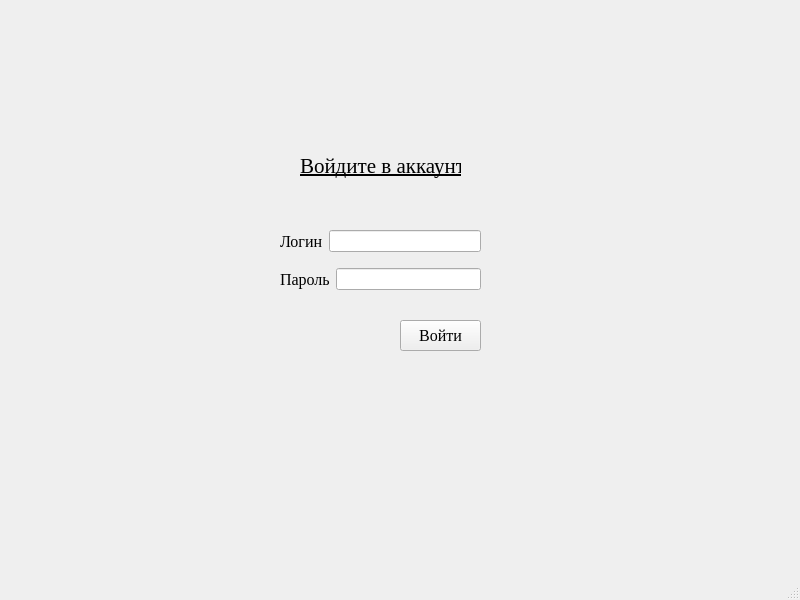
<?xml version="1.0" encoding="UTF-8"?>
<ui version="4.0">
 <class>LoginWindow</class>
 <widget class="QMainWindow" name="LoginWindow">
  <property name="geometry">
   <rect>
    <x>0</x>
    <y>0</y>
    <width>800</width>
    <height>600</height>
   </rect>
  </property>
  <property name="windowTitle">
   <string>LoginWindow</string>
  </property>
  <property name="autoFillBackground">
   <bool>false</bool>
  </property>
  <widget class="QWidget" name="centralwidget">
   <widget class="QLabel" name="label_3">
    <property name="geometry">
     <rect>
      <x>300</x>
      <y>150</y>
      <width>161</width>
      <height>31</height>
     </rect>
    </property>
    <property name="font">
     <font>
      <family>Times New Roman</family>
      <pointsize>16</pointsize>
      <underline>true</underline>
     </font>
    </property>
    <property name="text">
     <string>Войдите в аккаунт</string>
    </property>
   </widget>
   <widget class="QPushButton" name="pushButton">
    <property name="geometry">
     <rect>
      <x>400</x>
      <y>320</y>
      <width>81</width>
      <height>31</height>
     </rect>
    </property>
    <property name="font">
     <font>
      <family>Times New Roman</family>
      <pointsize>12</pointsize>
     </font>
    </property>
    <property name="text">
     <string>Войти</string>
    </property>
   </widget>
   <widget class="QWidget" name="layoutWidget">
    <property name="geometry">
     <rect>
      <x>280</x>
      <y>220</y>
      <width>201</width>
      <height>81</height>
     </rect>
    </property>
    <layout class="QVBoxLayout" name="verticalLayout">
     <item>
      <layout class="QHBoxLayout" name="horizontalLayout">
       <item>
        <widget class="QLabel" name="label">
         <property name="font">
          <font>
           <family>Times New Roman</family>
           <pointsize>12</pointsize>
          </font>
         </property>
         <property name="text">
          <string>Логин</string>
         </property>
        </widget>
       </item>
       <item>
        <widget class="QLineEdit" name="login">
         <property name="text">
          <string/>
         </property>
        </widget>
       </item>
      </layout>
     </item>
     <item>
      <layout class="QHBoxLayout" name="horizontalLayout_2">
       <item>
        <widget class="QLabel" name="label_2">
         <property name="font">
          <font>
           <family>Times New Roman</family>
           <pointsize>12</pointsize>
          </font>
         </property>
         <property name="text">
          <string>Пароль</string>
         </property>
        </widget>
       </item>
       <item>
        <widget class="QLineEdit" name="password">
         <property name="text">
          <string/>
         </property>
         <property name="echoMode">
          <enum>QLineEdit::Password</enum>
         </property>
        </widget>
       </item>
      </layout>
     </item>
    </layout>
   </widget>
  </widget>
  <widget class="QMenuBar" name="menubar">
   <property name="geometry">
    <rect>
     <x>0</x>
     <y>0</y>
     <width>800</width>
     <height>20</height>
    </rect>
   </property>
  </widget>
  <widget class="QStatusBar" name="statusbar"/>
 </widget>
 <resources/>
 <connections>
  <connection>
   <sender>pushButton</sender>
   <signal>clicked()</signal>
   <receiver>LoginWindow</receiver>
   <slot>Authorization()</slot>
   <hints>
    <hint type="sourcelabel">
     <x>456</x>
     <y>354</y>
    </hint>
    <hint type="destinationlabel">
     <x>891</x>
     <y>448</y>
    </hint>
   </hints>
  </connection>
 </connections>
 <slots>
  <slot>Authorization()</slot>
 </slots>
</ui>
